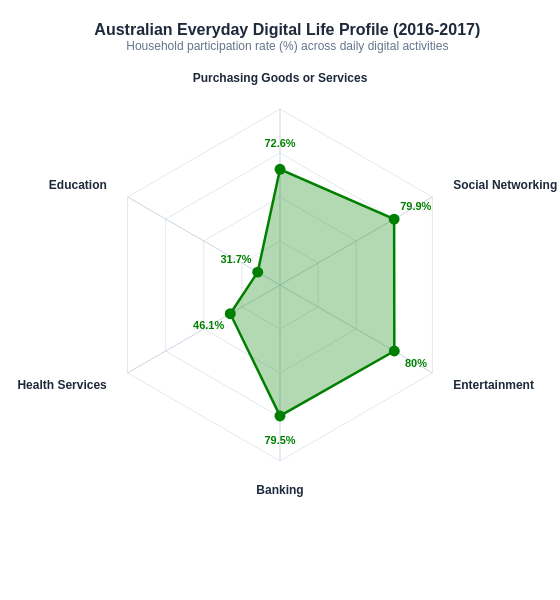

Express this chart as Vega-Lite.
### Vega specification from a JSON file in a GitHub repository (floating-point values rounded to 4 significant figures)
{"$schema": "https://vega.github.io/schema/vega/v5.json", "description": "Australian Everyday Digital Life Profile radar chart", "width": 560, "height": 600, "padding": {"left": 150, "right": 150, "top": 20, "bottom": 50}, "autosize": {"type": "none", "contains": "padding"}, "title": {"text": "Australian Everyday Digital Life Profile (2016-2017)", "subtitle": "Household participation rate (%) across daily digital activities", "anchor": "middle", "fontSize": 16, "subtitleFontSize": 12, "color": "#1e293b", "subtitleColor": "#64748b", "offset": 20}, "signals": [{"name": "radius", "value": 176}], "data": [{"name": "table", "values": [{"key": "Banking", "value": 79.5, "id": 0}, {"key": "Entertainment", "value": 80.0, "id": 1}, {"key": "Social Networking", "value": 79.9, "id": 2}, {"key": "Purchasing Goods or Services", "value": 72.6, "id": 3}, {"key": "Education", "value": 31.7, "id": 4}, {"key": "Health Services", "value": 46.1, "id": 5}]}, {"name": "rings", "values": [{"level": 40}, {"level": 60}, {"level": 80}, {"level": 100}]}], "scales": [{"name": "radial", "type": "linear", "domain": [20, 100], "range": {"signal": "[0, radius]"}, "zero": false, "nice": false}], "encode": {"enter": {"x": {"signal": "width / 2"}, "y": {"signal": "height / 2"}}}, "marks": [{"type": "group", "name": "ring-group", "zindex": 0, "from": {"facet": {"data": "rings", "name": "ringFacet", "groupby": "level"}}, "marks": [{"type": "line", "from": {"data": "table"}, "encode": {"enter": {"interpolate": {"value": "linear-closed"}, "x": {"signal": "scale('radial', parent.level) * cos(datum.id * PI / 3 - PI / 2)"}, "y": {"signal": "-scale('radial', parent.level) * sin(datum.id * PI / 3 - PI / 2)"}, "stroke": {"value": "#e2e8f0"}, "strokeWidth": {"value": 1}}}}]}, {"type": "rule", "name": "spokes", "from": {"data": "table"}, "zindex": 0, "encode": {"enter": {"x": {"value": 0}, "y": {"value": 0}, "x2": {"signal": "radius * cos(datum.id * PI / 3 - PI / 2)"}, "y2": {"signal": "-radius * sin(datum.id * PI / 3 - PI / 2)"}, "stroke": {"value": "#cbd5e1"}, "strokeWidth": {"value": 1}}}}, {"type": "line", "name": "area", "from": {"data": "table"}, "zindex": 1, "encode": {"enter": {"interpolate": {"value": "linear-closed"}, "x": {"signal": "scale('radial', datum.value) * cos(datum.id * PI / 3 - PI / 2)"}, "y": {"signal": "-scale('radial', datum.value) * sin(datum.id * PI / 3 - PI / 2)"}, "fill": {"value": "green"}, "fillOpacity": {"value": 0.3}, "stroke": {"value": "green"}, "strokeWidth": {"value": 2.5}}}}, {"type": "symbol", "name": "points", "from": {"data": "table"}, "zindex": 2, "encode": {"enter": {"x": {"signal": "scale('radial', datum.value) * cos(datum.id * PI / 3 - PI / 2)"}, "y": {"signal": "-scale('radial', datum.value) * sin(datum.id * PI / 3 - PI / 2)"}, "size": {"value": 120}, "fill": {"value": "green"}, "cursor": {"value": "pointer"}, "tooltip": {"signal": "{'Activity': datum.key, 'Participation Rate (%)': format(datum.value, '.1f')}"}}}}, {"type": "text", "name": "value-labels", "from": {"data": "table"}, "zindex": 2, "encode": {"enter": {"x": {"signal": "(scale('radial', datum.value) + 25) * cos(datum.id * PI / 3 - PI / 2)"}, "y": {"signal": "-(scale('radial', datum.value) + 25) * sin(datum.id * PI / 3 - PI / 2)"}, "text": {"signal": "datum.value + '%'"}, "align": {"value": "center"}, "baseline": {"value": "middle"}, "fontWeight": {"value": "bold"}, "fontSize": {"value": 11}, "fill": {"value": "green"}}}}, {"type": "text", "name": "category-labels", "from": {"data": "table"}, "zindex": 2, "encode": {"enter": {"x": {"signal": "(radius + 24) * cos(datum.id * PI / 3 - PI / 2)"}, "y": {"signal": "-(radius + 24) * sin(datum.id * PI / 3 - PI / 2)"}, "text": {"field": "key"}, "align": [{"test": "abs(cos(datum.id * PI / 3 - PI / 2)) < 0.1", "value": "center"}, {"test": "cos(datum.id * PI / 3 - PI / 2) > 0", "value": "left"}, {"value": "right"}], "baseline": [{"test": "sin(datum.id * PI / 3 - PI / 2) < -0.9", "value": "top"}, {"test": "sin(datum.id * PI / 3 - PI / 2) > 0.9", "value": "bottom"}, {"value": "middle"}], "fontWeight": {"value": "bold"}, "fontSize": {"value": 12}, "fill": {"value": "#1e293b"}}}}]}
